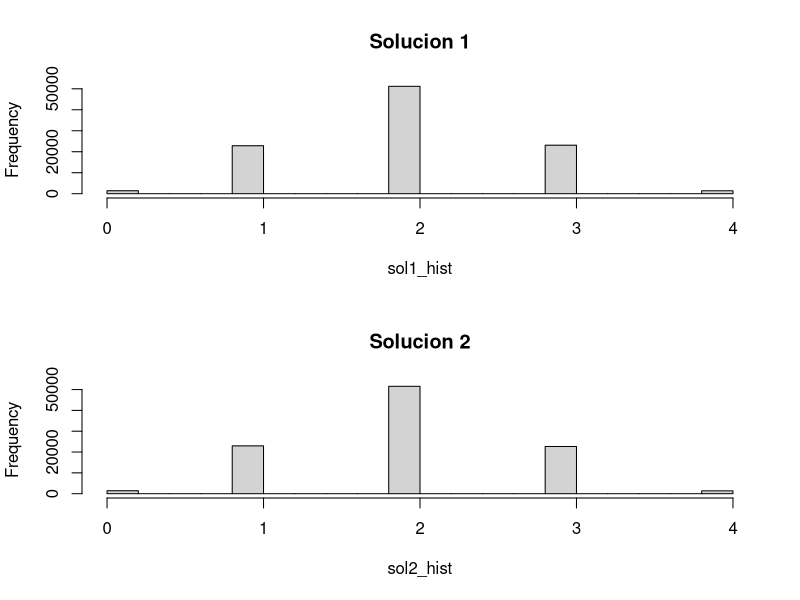

Write the R code that produced this figure.
# Solucion 1: Tomando las probabilidades de x numero de aciertos
# Se hace un sampleo de las distintas cantidades de aciertos, con las probabilidades correspondientes a cada una, repitiendo 
# el sample 100000 veces

sol1_hist <- sample(c(0,1,2,3,4), size=100000
            , prob=c(1/70, 16/70, 36/70,16/70,1/70), replace=TRUE)


# Solucion 2: Recreacion del experimento de las tazas.

# La siguiente función hace un sample de las 8 tazas (4 con milk-first y 4 con tea-first), tomando una muestra de 4 tazas
# y devuelve la cantidad de casos exitosos.

simulacion <- function(){
  
  tazas = c(1,1,1,1,0,0,0,0)
  X = sample(tazas ,4, replace=FALSE)
  aciertos = sum(X)
  return(aciertos)
}


sol2_hist <- replicate(n = 100000,simulacion())


# Ploteamos ambas soluciones

par(mfrow=c(2,1))

hist(sol1_hist, main = 'Solucion 1')
hist(sol2_hist, main = 'Solucion 2')

par(mfrow=c(1,1))

# Se agrega las proporciones de cada cantidad de aciertos para mostrar que son muy similares a las calculadas en la solucion 1

prop.table(table(replicate(n = 100000,simulacion())))

print('Cambio esto')
